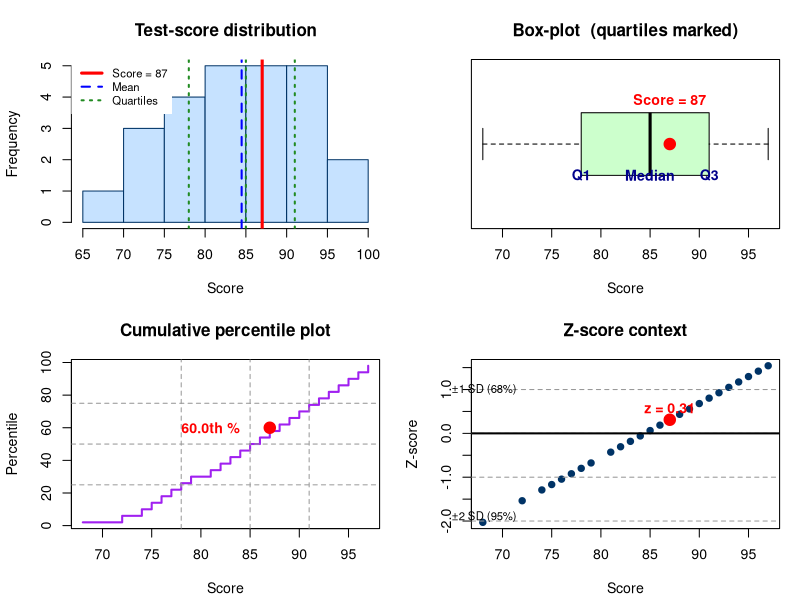
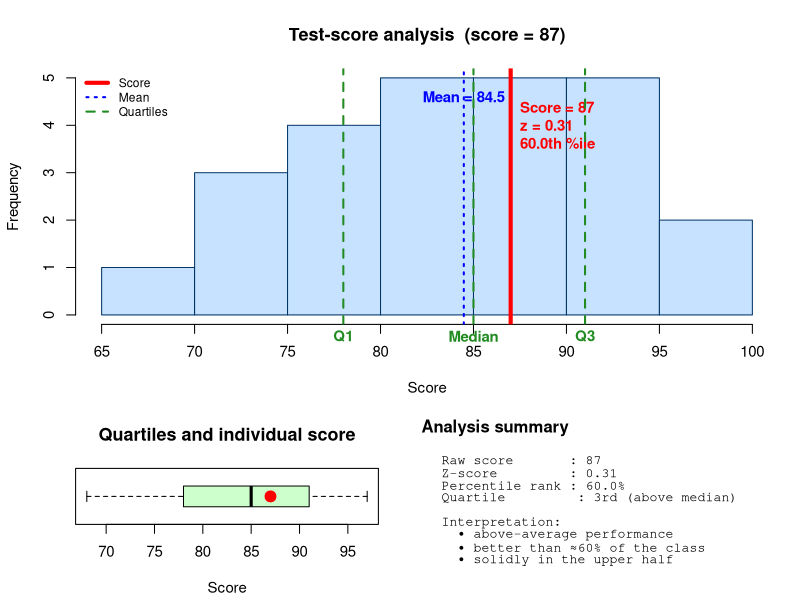

Write the R code that produced these figures, in order.
##############################################################################
# Test‑Score Relative Standing – Clean‑layout version
#   • Non‑overlapping labels (dynamic offsets, use outer margins)
#   • Slightly smaller default label size (cex = 0.85)
##############################################################################

test_scores     <- c(68,72,74,75,76,77,78,79,81,82,83,84,85,
                     86,87,88,89,90,91,92,93,94,95,96,97)
analyzed_score  <- 87

mean_score      <- mean(test_scores)
sd_score        <- sd(test_scores)
quartiles       <- quantile(test_scores, probs = c(.25,.5,.75))
z_score         <- (analyzed_score - mean_score) / sd_score
percentile_rank <- mean(test_scores <= analyzed_score) * 100

##############################################################################
# 4‑panel figure -------------------------------------------------------------
##############################################################################
png("test_score_relative_standing.png", width = 1200, height = 800, res = 120)
par(mfrow = c(2, 2), mar = c(4.2, 4.2, 3.5, 1.2), cex = .85)  # add a touch of margin

## 1. Histogram --------------------------------------------------------------
h <- hist(test_scores, breaks = 8, col = "#c6e2ff", border = "#003366",
          main = "Test‑score distribution", xlab = "Score", ylab = "Frequency",
          xlim = c(65, 100))
abline(v = analyzed_score, col = "red",  lwd = 3)
abline(v = mean_score,    col = "blue", lwd = 2, lty = 2)
abline(v = quartiles,     col = "forestgreen", lwd = 2, lty = 3)

legend("topleft",
       legend = c(sprintf("Score = %d", analyzed_score), "Mean", "Quartiles"),
       col    = c("red", "blue", "forestgreen"),
       lwd    = c(3,2,2), lty = c(1,2,3), bg = "white", box.lty = 0, cex = .8)

## 2. Box‑plot ---------------------------------------------------------------
boxplot(test_scores, horizontal = TRUE, col = "#ccffcc",
        main = "Box‑plot  (quartiles marked)", xlab = "Score")

points(analyzed_score, 1, col = "red", pch = 19, cex = 1.8)
text(analyzed_score, 1.25, sprintf("Score = %d", analyzed_score),
     col = "red", font = 2, adj = c(.5,0))

# Quartile labels: place slightly above the line, centred
text(quartiles, rep(0.8, 3), labels = c("Q1","Median","Q3"),
     col = "blue4", font = 2, adj = .5)

## 3. Empirical‑percentile curve --------------------------------------------
sorted_scores       <- sort(test_scores)
percentile_positions <- (seq_along(sorted_scores) - 0.5) / length(sorted_scores) * 100

plot(sorted_scores, percentile_positions, type = "s", lwd = 2, col = "purple",
     main = "Cumulative percentile plot", xlab = "Score", ylab = "Percentile")

points(analyzed_score, percentile_rank, col = "red", pch = 19, cex = 1.8)

# place label to the left or right depending on location
h.offset  <- ifelse(analyzed_score > mean_score, -3,  3)
h.adjust  <- ifelse(h.offset < 0, 1, 0)  # right‑ or left‑justify
text(analyzed_score + h.offset, percentile_rank,
     sprintf("%.1fth %%", percentile_rank),
     col = "red", font = 2, adj = c(h.adjust, .5))

abline(h = c(25, 50, 75), col = "grey60", lty = 2)
abline(v = quartiles,       col = "grey60", lty = 2)

## 4. Z‑score context --------------------------------------------------------
z_scores_all <- (test_scores - mean_score) / sd_score
plot(test_scores, z_scores_all, pch = 19, col = "#003366",
     main = "Z‑score context", xlab = "Score", ylab = "Z‑score")
points(analyzed_score, z_score, col = "red", pch = 19, cex = 1.8)

v.offset <- ifelse(z_score > 0,  0.15, -0.15)
v.adjust <- ifelse(z_score > 0,  0,  1)
text(analyzed_score, z_score + v.offset,
     sprintf("z = %.2f", z_score),
     col = "red", font = 2, adj = c(.5, v.adjust))

abline(h = c(-2,-1,0,1,2), col = "grey60", lty = 2)
abline(h = 0, lwd = 2)           # mean line

# annotate SD ranges outside plotting region to keep it clear
usr <- par("usr"); xpd <- par("xpd"); par(xpd = NA)
text(usr[1] - 2,  1,  "±1 SD (68%)", cex = 0.8, adj = 0)
text(usr[1] - 2, -1.9,"±2 SD (95%)", cex = 0.8, adj = 0)
par(xpd = xpd)   # restore clipping

dev.off()

##############################################################################
# ── SINGLE‑PANEL “DASHBOARD”  (cleaned‑up layout) ───────────────────────────
##############################################################################
png("test_score_comprehensive.png", width = 1000, height = 650, res = 120)

layout(matrix(c(1,1,2,3), nrow = 2, byrow = TRUE), heights = c(2,1))
par(mar = c(4.2, 4.2, 3.8, 1.2), cex = .9)      # slightly larger text

## ── 1. HISTOGRAM ────────────────────────────────────────────────────────────
h <- hist(test_scores, breaks = 8, col = "#c6e2ff", border = "#003366",
          main = "Test‑score analysis  (score = 87)", xlab = "Score",
          ylab = "Frequency", xlim = c(65, 100))

hist_ymax <- max(h$counts)

# analysed score
abline(v = analyzed_score, col = "red", lwd = 4)
text(analyzed_score + 0.5,                  # → move right of red line
     hist_ymax * 0.80,                     # ↓ a bit lower
     sprintf("Score = %d\nz = %.2f\n%.1fth %%ile",
             analyzed_score, z_score, percentile_rank),
     col = "red", font = 2, adj = c(0, .5))

# quartile markings
abline(v = quartiles, col = "forestgreen", lwd = 2, lty = 2)
text(quartiles,
     rep(-0.45, 3),                         # ↓ farther below the axis
     labels = c("Q1", "Median", "Q3"),
     col = "forestgreen", font = 2, adj = .5, xpd = NA)

# mean
abline(v = mean_score, col = "blue", lwd = 2, lty = 3)
text(mean_score,
     hist_ymax * 0.92,
     sprintf("Mean = %.1f", mean_score),
     col = "blue", font = 2, adj = .5)

legend("topleft",
       legend = c("Score", "Mean", "Quartiles"),
       col    = c("red", "blue", "forestgreen"),
       lwd    = c(4, 2, 2), lty = c(1, 3, 2),
       bg = "white", box.lty = 0, cex = .8)

## ── 2. BOX‑PLOT ─────────────────────────────────────────────────────────────
boxplot(test_scores, horizontal = TRUE, col = "#ccffcc",
        main = "Quartiles and individual score", xlab = "Score")
points(analyzed_score, 1, col = "red", pch = 19, cex = 1.6)

## ── 3. SUMMARY “TABLE”  ────────────────────────────────────────────────────
# Give the panel its own tight margins so text has room
par(mar = c(1.2, 1.2, 2.2, 1.2))   # bottom, left, top, right

plot.new()                         # empty canvas that fills the panel

# Title
title_text <- "Analysis summary"
mtext(title_text, side = 3, adj = 0, font = 2, line = 0.2, cex = 1.0)

# Build the lines we want to display
summary_lines <- c(
  sprintf("Raw score       : %d",   analyzed_score),
  sprintf("Z‑score         : %.2f", z_score),
  sprintf("Percentile rank : %.1f%%", percentile_rank),
  "Quartile         : 3rd (above median)",
  "",
  "Interpretation:",
  "  • above‑average performance",
  "  • better than ≈60% of the class",
  "  • solidly in the upper half"
)

# Calculate line spacing from character height so text never overlaps
line_ht  <- strheight("A", cex = 0.88) * 1.25   # 1.25× char height for padding
y_top    <- 0.88                                # start a bit below the title
x_left   <- 0.02

for (i in seq_along(summary_lines)) {
  y_pos <- y_top - (i - 1) * line_ht
  text(x_left, y_pos, summary_lines[i],
       adj = 0, family = "mono", cex = 0.88)
}


dev.off()

cat("✓ test_score_comprehensive.png regenerated with improved layout\n")

